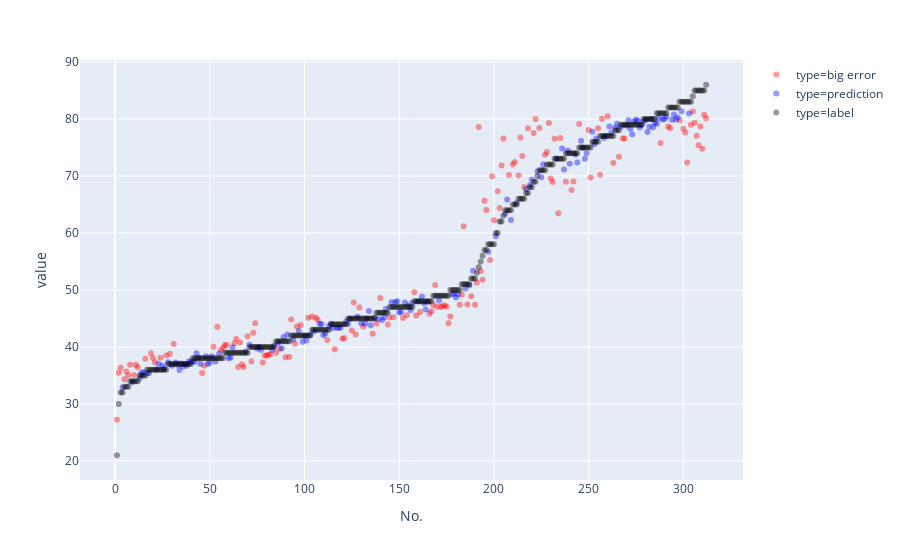

Notebook source saved alongside this figure:
### Code cell
tmp_full["type"]  = tmp_full.apply(lambda x: "big error" if ((x['error (%)'] > error_thres) & (x['type'] == 'prediction')) else x["type"], 1)
fig = px.scatter(tmp_full, x="No.", y="value", color="type",
                 hover_data=['error (%)'], opacity=0.4,
                 color_discrete_map = {"prediction": "blue", "label": "black", "big error": "red"})
fig.show()

### Figure 1 — Plotly figure (JSON) as saved in the notebook; plotly's stock layout.template omitted (floating-point values rounded to 4 significant figures; data arrays with more than 128 entries replaced by an {"elided": "..."} marker saying what was removed)
{"data": [{"customdata": {"elided": "152x1 float values"}, "hoverlabel": {"namelength": 0}, "hovertemplate": "type=big error<br>No.=%{x}<br>value=%{y}<br>error (%)=%{customdata[0]}", "legendgroup": "type=big error", "marker": {"color": "red", "opacity": 0.4, "symbol": "circle"}, "mode": "markers", "name": "type=big error", "showlegend": true, "type": "scatter", "x": {"elided": "152 int values"}, "xaxis": "x", "y": {"elided": "152 float values"}, "yaxis": "y"}, {"customdata": {"elided": "160x1 float values"}, "hoverlabel": {"namelength": 0}, "hovertemplate": "type=prediction<br>No.=%{x}<br>value=%{y}<br>error (%)=%{customdata[0]}", "legendgroup": "type=prediction", "marker": {"color": "blue", "opacity": 0.4, "symbol": "circle"}, "mode": "markers", "name": "type=prediction", "showlegend": true, "type": "scatter", "x": {"elided": "160 int values"}, "xaxis": "x", "y": {"elided": "160 float values"}, "yaxis": "y"}, {"customdata": {"elided": "312x1 float values"}, "hoverlabel": {"namelength": 0}, "hovertemplate": "type=label<br>No.=%{x}<br>value=%{y}<br>error (%)=%{customdata[0]}", "legendgroup": "type=label", "marker": {"color": "black", "opacity": 0.4, "symbol": "circle"}, "mode": "markers", "name": "type=label", "showlegend": true, "type": "scatter", "x": {"elided": "312 int values"}, "xaxis": "x", "y": {"elided": "312 int values"}, "yaxis": "y"}], "layout": {"legend": {"tracegroupgap": 0}, "margin": {"t": 60}, "xaxis": {"anchor": "y", "domain": [0, 1], "title": {"text": "No."}}, "yaxis": {"anchor": "x", "domain": [0, 1], "title": {"text": "value"}}}}
